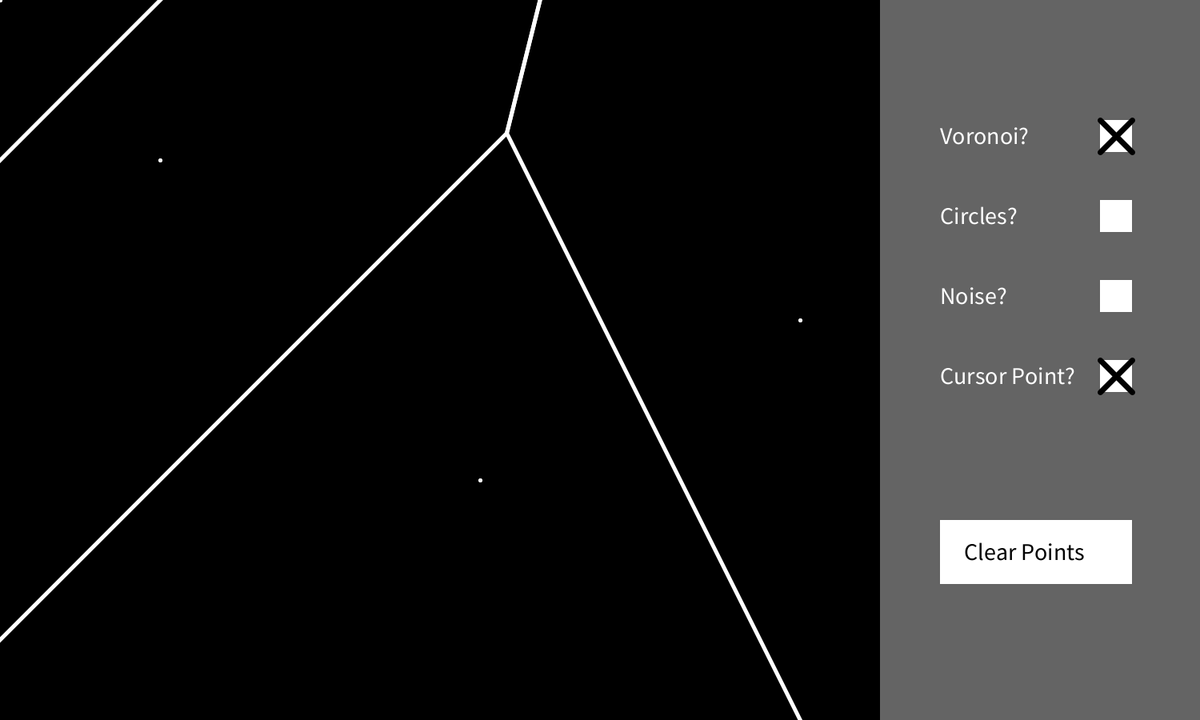
Frame 1 (no input)
Frame 60 (the mouse pressed at the canvas centre just before this capture): identical to frame 1, image omitted
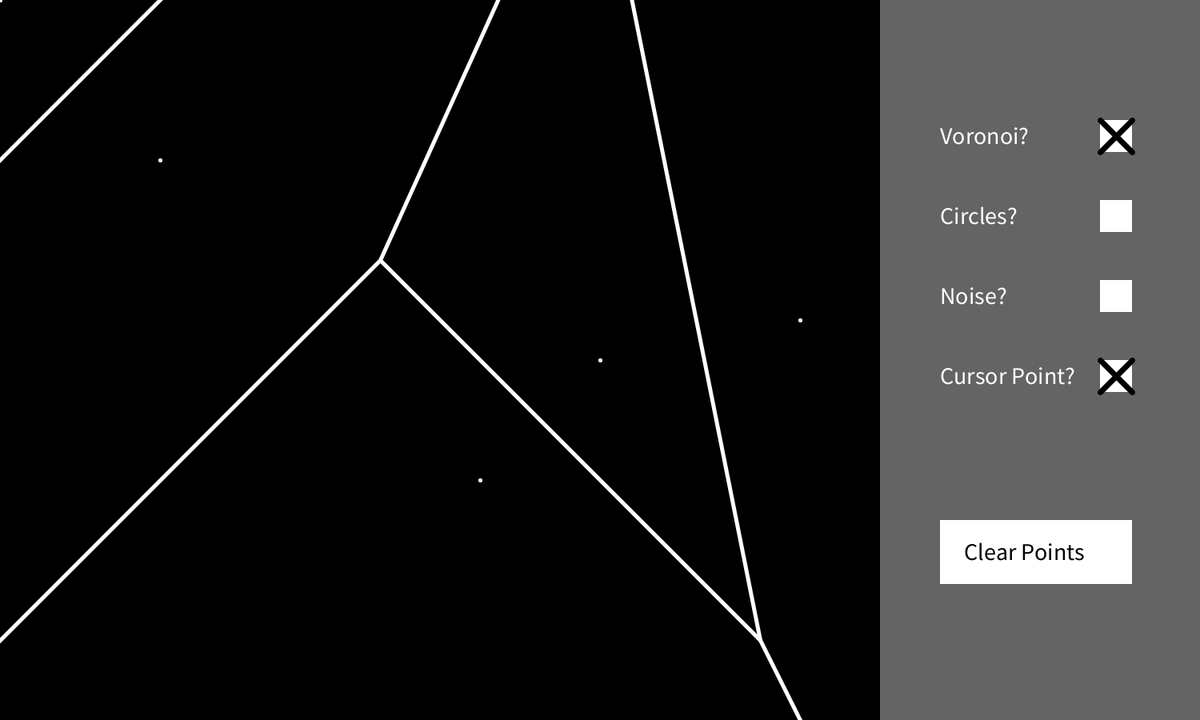
Frame 120 (the mouse held since frame 60 and released just before this capture)

The Processing sketch that drew these frames (run headless with seeded random() and noise(); from frame 60 on, the mouse is pressed at the canvas centre):

// Processing sketch: voronoi_generator
// ── voronoi_generator.pde
//Helper functions
//Checks to see if point d is in the circumcircle of the triangle abc (abc need to be ccw)
boolean InCircle(PVector a, PVector b, PVector c, PVector d) {
  if (!ccw(a, b, c)) {
    PVector temp = a;
    a = c;
    c = temp;
  }
  float ax = a.x;
  float ay = a.y;
  float bx = b.x;
  float by = b.y;
  float cx = c.x;
  float cy = c.y;
  float dx = d.x;
  float dy = d.y;
  float ax_ = ax-dx;
  float ay_ = ay-dy;
  float bx_ = bx-dx;
  float by_ = by-dy;
  float cx_ = cx-dx;
  float cy_ = cy-dy;
  return (
      (ax_*ax_ + ay_*ay_) * (bx_*cy_-cx_*by_) -
      (bx_*bx_ + by_*by_) * (ax_*cy_-cx_*ay_) +
      (cx_*cx_ + cy_*cy_) * (ax_*by_-bx_*ay_)
  ) > 0;
}

//Checks to see if abc are ccw
boolean ccw (PVector a, PVector b, PVector c) {
  float ax = a.x;
  float ay = a.y;
  float bx = b.x;
  float by = b.y;
  float cx = c.x;
  float cy = c.y;
  return (bx - ax)*(cy - ay)-(cx - ax)*(by - ay) > 0;
}

//Gets the circumcenter of triangle abc
PVector circumcenter(PVector a, PVector b, PVector c) 
{ 
  float cx = c.x; 
  float cy = c.y; 
  float ax = a.x - cx; 
  float ay = a.y - cy; 
  float bx = b.x - cx; 
  float by = b.y - cy; 
 
  float denom = 2 * det(ax, ay, bx, by); 
  float numx = det(ay, ax * ax + ay * ay, by, bx * bx + by * by); 
  float numy = det(ax, ax * ax + ay * ay, bx, bx * bx + by * by); 
 
  float ccx = cx - numx / denom; 
  float ccy = cy + numy / denom; 
 
  return new PVector(ccx, ccy); 
}

//Determinant of 2x2 matrix
float det(float m00, float m01, float m10, float m11) 
{ 
  return m00 * m11 - m01 * m10; 
}

ArrayList<PVector> points = new ArrayList<PVector>();      // User-selected points
ArrayList<Triangle> triangles = new ArrayList<Triangle>(); // Triangles
boolean circles = false;                                   // Turn circumcircles off/on
boolean voronoi = false;                                   // Switch between voronoi/delaunay
boolean fast = true;                                       // Much faster if this is turned on
boolean noise = false;                                     // Turn noise off/on
boolean addPointOnCursor = true;                           // Draw point on the cursor
boolean cursorTooCloseToPoint = false;                     // Is the cursor too close to a point?
final int TOO_CLOSE = 2;

Checkbox c1;
Checkbox c2;
Checkbox c3;
Checkbox c4;
Button b1;
int numberOfPointsAdded = 0;
//boolean mouseWentOutOfBounds = false;
//boolean mouseWentInBounds = false;

void setup() {
  size(1500, 900);
  background(0,0,0);
  points.add(new PVector(200, 200));
  points.add(new PVector(1000, 400));
  points.add(new PVector(600, 600));
  numberOfPointsAdded += 3;
  points.add(new PVector(mouseX, mouseY));
  
  c1 = new Checkbox(1375, 150, 40, 40);
  c1.pressed = true;
  voronoi = true;
  c2 = new Checkbox(1375, 250, 40, 40);
  c3 = new Checkbox(1375, 350, 40, 40);
  c4 = new Checkbox(1375, 450, 40, 40);
  c4.pressed = true;
  addPointOnCursor = true;
  b1 = new Button(1175, 650, 240, 80);
}

void draw() {
  background(0, 0, 0);
  
  noFill();
  stroke(255, 255, 255);
  strokeWeight(5);
  
  cursorTooCloseToPoint = CheckTooClose();
  if (addPointOnCursor) {
    if (points.size() > numberOfPointsAdded) {
      points.remove(points.size() - 1);
    }
    cursorTooCloseToPoint = CheckTooClose();
    if (!cursorTooCloseToPoint) {
      points.add(new PVector(mouseX, mouseY));
    }
  }
  else {
    while (points.size() > numberOfPointsAdded) {
      points.remove(points.size() - 1);
    }
  }
  
  //Draw points
  for (int i = 0; i < points.size(); i++) {
    PVector v = points.get(i);
    float nX = 0;
    float nY = 0;
    //Turn noise on
    if (noise) {
      nX = pow(noise(i), 0.5)*2;
      nY = pow(noise(2*i), 0.5)*2;
      nX *= random(0, 1) < 0.5 ? 1 : -1;
      nY *= random(0, 1) < 0.5 ? 1 : -1;
    }
    points.set(i, new PVector(v.x + nX, v.y + nY));
    point(v.x, v.y);
  }
  
  //Draw delaunay triangulation
  for (int i = 0; i < points.size(); i++) {
    for (int j = i+1; j < points.size(); j++) {
      for (int k = j+1; k < points.size(); k++) {
        boolean isTriangle = true;
        PVector ip = points.get(i);
        PVector jp = points.get(j);
        PVector kp = points.get(k);
        for (int a = 0; a < points.size(); a++) {
          if (a == i || a == j || a == k) continue;
          if (InCircle(ip, jp, kp, points.get(a))) {
             isTriangle = false;
             break;
          }
        }
        if (isTriangle) {
          PVector c = circumcenter(ip, jp, kp);
          if (!voronoi) {
            stroke(255, 255, 255);
            //stroke(255, 0, 0);
            line(ip.x, ip.y, jp.x, jp.y);
            line(ip.x, ip.y, kp.x, kp.y);
            line(kp.x, kp.y, jp.x, jp.y);
          }
          //can remove
          else {
            triangles.add(new Triangle(ip, jp, kp));
          }
          if (circles) {
            stroke(255, 0, 0);
            point(c.x, c.y);
            circle(c.x, c.y, 2 * dist(c.x, c.y, ip.x, ip.y));
          }
        }
      }
    }
  }
  stroke(255, 255, 255);
  
  //Voronoi generation from delaunay triangles
  if (voronoi) {
    for(PVector p : points) {
      //can remove
      point(p.x, p.y);
    }
    //Fast method
    if (fast) {
      for (int i = 0; i < triangles.size(); i++) {
        Triangle t1 = triangles.get(i);
        PVector c = circumcenter(t1.v1, t1.v2, t1.v3);
        
        //--First side--
        //Angle in triangle
        PVector vector_1 = new PVector(t1.v1.x - t1.v3.x, t1.v1.y - t1.v3.y);
        PVector vector_2 = new PVector(t1.v2.x - t1.v3.x, t1.v2.y - t1.v3.y);
        float angle = abs(atan2(det(vector_1.x, vector_1.y, vector_2.x, vector_2.y), vector_1.dot(vector_2)));
        //Angle in adjacent triangle
        PVector other = ThirdPoint(t1.v1, t1.v2, t1.v3);
        //If triangle is on the edge, extend line to edge
        if (other == null) {
          //Find which side of the edge the point is on
          float side;
          if (t1.v2.x < t1.v1.x) {
            side = (t1.v2.x - t1.v1.x) * (t1.v3.y - t1.v1.y) - (t1.v2.y - t1.v1.y) * (t1.v3.x - t1.v1.x);
          }
          else {
            side = (t1.v1.x - t1.v2.x) * (t1.v3.y - t1.v2.y) - (t1.v1.y - t1.v2.y) * (t1.v3.x - t1.v2.x);
          }
          //Draw extending lines
          if (side > 0) {
            float slope = (t1.v2.x - t1.v1.x)/(t1.v2.y - t1.v1.y);
            slope = -1/slope;
            line((height + 10 - c.y) * slope + c.x, height + 10, c.x, c.y);
          }
          else if (side < 0) {
            float slope = (t1.v2.x - t1.v1.x)/(t1.v2.y - t1.v1.y);
            slope = -1/slope;
            line((-10 - c.y) * slope + c.x, -10, c.x, c.y);
          }
        }
        else {
          vector_1 = new PVector(t1.v1.x - other.x, t1.v1.y - other.y);
          vector_2 = new PVector(t1.v2.x - other.x, t1.v2.y - other.y);
          float other_angle = abs(atan2(det(vector_1.x, vector_1.y, vector_2.x, vector_2.y), vector_1.dot(vector_2)));
          if (angle <= PI/2 && other_angle <= PI/2) {
            line((t1.v1.x + t1.v2.x)/2, (t1.v1.y + t1.v2.y)/2, c.x, c.y);
          }
          else {
            PVector other_c = circumcenter(t1.v1, t1.v2, other);
            line(c.x, c.y, other_c.x, other_c.y);
          }
        }
        
        //--Second side--
        vector_1 = new PVector(t1.v3.x - t1.v1.x, t1.v3.y - t1.v1.y);
        vector_2 = new PVector(t1.v2.x - t1.v1.x, t1.v2.y - t1.v1.y);
        angle = abs(atan2(det(vector_1.x, vector_1.y, vector_2.x, vector_2.y), vector_1.dot(vector_2)));
        
        other = ThirdPoint(t1.v2, t1.v3, t1.v1);
        if (other == null) {
          //Find which side of the edge the point is on
          float side;
          if (t1.v2.x < t1.v3.x) {
            side = (t1.v2.x - t1.v3.x) * (t1.v1.y - t1.v3.y) - (t1.v2.y - t1.v3.y) * (t1.v1.x - t1.v3.x);
          }
          else {
            side = (t1.v3.x - t1.v2.x) * (t1.v1.y - t1.v2.y) - (t1.v3.y - t1.v2.y) * (t1.v1.x - t1.v2.x);
          }
          //Draw extending lines
          if (side > 0) {
            float slope = (t1.v2.x - t1.v3.x)/(t1.v2.y - t1.v3.y);
            slope = -1/slope;
            line((height + 10 - c.y) * slope + c.x, height + 10, c.x, c.y);
          }
          else if (side < 0) {
            float slope = (t1.v2.x - t1.v3.x)/(t1.v2.y - t1.v3.y);
            slope = -1/slope;
            line((-10 - c.y) * slope + c.x, -10, c.x, c.y);
          }
        }
        else {
          vector_1 = new PVector(t1.v3.x - other.x, t1.v3.y - other.y);
          vector_2 = new PVector(t1.v2.x - other.x, t1.v2.y - other.y);
          float other_angle = abs(atan2(det(vector_1.x, vector_1.y, vector_2.x, vector_2.y), vector_1.dot(vector_2)));
          if (angle <= PI/2 && other_angle <= PI/2) {
            line((t1.v3.x + t1.v2.x)/2, (t1.v3.y + t1.v2.y)/2, c.x, c.y);
          }
          else {
            PVector other_c = circumcenter(t1.v3, t1.v2, other);
            line(c.x, c.y, other_c.x, other_c.y);
          }
        }
        
        //--Third side--
        vector_1 = new PVector(t1.v1.x - t1.v2.x, t1.v1.y - t1.v2.y);
        vector_2 = new PVector(t1.v3.x - t1.v2.x, t1.v3.y - t1.v2.y);
        angle = abs(atan2(det(vector_1.x, vector_1.y, vector_2.x, vector_2.y), vector_1.dot(vector_2)));
        
        other = ThirdPoint(t1.v1, t1.v3, t1.v2);
        if (other == null) {
          //Find which side of the edge the point is on
          float side;
          if (t1.v3.x < t1.v1.x) {
            side = (t1.v3.x - t1.v1.x) * (t1.v2.y - t1.v1.y) - (t1.v3.y - t1.v1.y) * (t1.v2.x - t1.v1.x);
          }
          else {
            side = (t1.v1.x - t1.v3.x) * (t1.v2.y - t1.v3.y) - (t1.v1.y - t1.v3.y) * (t1.v2.x - t1.v3.x);
          }
          //Draw extending lines
          if (side > 0) {
            float slope = (t1.v3.x - t1.v1.x)/(t1.v3.y - t1.v1.y);
            slope = -1/slope;
            line((height + 10 - c.y) * slope + c.x, height + 10, c.x, c.y);
          }
          else if (side < 0) {
            float slope = (t1.v3.x - t1.v1.x)/(t1.v3.y - t1.v1.y);
            slope = -1/slope;
            line((-10 - c.y) * slope + c.x, -10, c.x, c.y);
          }
        }
        else {
          vector_1 = new PVector(t1.v1.x - other.x, t1.v1.y - other.y);
          vector_2 = new PVector(t1.v3.x - other.x, t1.v3.y - other.y);
          float other_angle = abs(atan2(det(vector_1.x, vector_1.y, vector_2.x, vector_2.y), vector_1.dot(vector_2)));
          if (angle <= PI/2 && other_angle <= PI/2) {
            line((t1.v1.x + t1.v3.x)/2, (t1.v1.y + t1.v3.y)/2, c.x, c.y);
          }
          else {
            PVector other_c = circumcenter(t1.v1, t1.v3, other);
            line(c.x, c.y, other_c.x, other_c.y);
          }
        }
      }
    }
    //Slow method
    else {
      for (int x = 0; x < width; x++) {
      for (int y = 0; y < height; y++) {
        for (int i = 0; i < points.size(); i++) {
          PVector one = points.get(i);
          float d1 = dist(x, y, one.x, one.y);
          float minD2 = 1000000;
          float minMouse = 1000000;
          if (dist(mouseX, mouseY, one.x, one.y) < minMouse) {
            minMouse = dist(mouseX, mouseY, one.x, one.y);
          }
          for (int j = 0; j < points.size(); j++) {
            if (j == i) {
              continue;
            }
            PVector two = points.get(j);
            float d2 = dist(x, y, two.x, two.y);
            if (d2 < minD2) {
              minD2 = d2;
            }
          }
          if (abs(d1 - minD2) < min(0.5, minMouse/80)) {
            point(x, y);
          }
        }
      }
    }
    }
  }
  triangles.clear();
  
  //Interface
  noStroke();
  fill(100, 100, 100);
  rect(1100, 0, width, height);
  
  fill(255, 255, 255);
  textSize(30);
  text("Voronoi?", 1175, 180);
  fill(0, 0, 0);
  c1.update();
  c1.display();
  
  fill(255, 255, 255);
  textSize(30);
  text("Circles?", 1175, 280);
  fill(0, 0, 0);
  c2.update();
  c2.display();
  
  fill(255, 255, 255);
  textSize(30);
  text("Noise?", 1175, 380);
  fill(0, 0, 0);
  c3.update();
  c3.display();
  
  fill(255, 255, 255);
  textSize(30);
  text("Cursor Point?", 1175, 480);
  fill(0, 0, 0);
  c4.update();
  c4.display();
  
  b1.update();
  b1.display();
  fill(0, 0, 0);
  textSize(30);
  text("Clear Points", 1205, 700);
}

//Finds third point of a triangle in the delaunay triangulation, given two points and one point it will NOT return
PVector ThirdPoint(PVector a, PVector b, PVector no) {
  for (int q = 0; q < triangles.size(); q++) {
    Triangle t = triangles.get(q);
    PVector i = t.v1;
    PVector j = t.v2;
    PVector k = t.v3;
    if (a.equals(i) && b.equals(j) && !no.equals(k)) {
      return k;
    }
    else if (a.equals(j) && b.equals(i) && !no.equals(k)) {
      return k;
    }
    else if (a.equals(i) && b.equals(k) && !no.equals(j)) {
      return j;
    }
    else if (a.equals(k) && b.equals(i) && !no.equals(j)) {
      return j;
    }
    else if (a.equals(j) && b.equals(k) && !no.equals(i)) {
      return i;
    }
    else if (a.equals(j) && b.equals(k) && !no.equals(i)) {
      return i;
    }
  }
  return null;
}

//Check if the cursor is too close to a point
boolean CheckTooClose() {
  boolean tooClose = false;
  for (int i = 0; i < points.size(); i++) {
    if (dist(points.get(i).x, points.get(i).y, mouseX, mouseY) < TOO_CLOSE) {
      tooClose = true;
      break;
    }
  }
  return tooClose;
}
//Callback when the user clicks at (x, y)
void mousePressed() {
  if (mouseX < 1100 && mouseY < height) {
    if (!cursorTooCloseToPoint) {
      points.add(new PVector(mouseX, mouseY));
      numberOfPointsAdded++;
    }
  }
}

void mouseReleased() {
  c1.tryClick();
  c2.tryClick();
  c3.tryClick();
  c4.tryClick();
  
  voronoi = c1.pressed;
  circles = c2.pressed;
  noise = c3.pressed;
  addPointOnCursor = c4.pressed;
  
  b1.tryClick();
  if (b1.pressed) {
    points.clear();
    numberOfPointsAdded = 0;
  }
}

//Triangle class stores three PVectors
class Triangle {
  public PVector v1;
  public PVector v2;
  public PVector v3;
  public Triangle (PVector a, PVector b, PVector c) {
    v1 = a;
    v2 = b;
    v3 = c;
  }
}

// ── Button.pde
class Button {
  float rectX, rectY;          // Position of square button
  float rectXSize, rectYSize;  // Diameter of rect
  boolean rectOver = false;
  boolean pressed = false;
  
  Button (float xb, float yb, float xSize, float ySize) {
    rectX = xb;
    rectY = yb;
    rectXSize = xSize;
    rectYSize = ySize;
  }
  
  void update() {
    if (overEvent(rectX, rectY, rectXSize, rectYSize)) {
      rectOver = true;
    }
    else {
      rectOver = false;
    }
    /*
    if (mousePressed && rectOver) {
      //pressed = true;
    }*/
    if (!mousePressed) {
      pressed = false;
    }
  }
  
  void tryClick() {
    if (rectOver) {
      pressed = true;
    }
  }
  
  void display() {
    noStroke();
    if (rectOver) {
      fill(50, 50, 50);
    } 
    else {
      fill(255, 255, 255);
    }
    rect(rectX, rectY, rectXSize, rectYSize);
  }
  
  boolean overEvent(float x, float y, float width, float height)  {
    if (mouseX >= x && mouseX <= x+width && 
        mouseY >= y && mouseY <= y+height) {
      return true;
    } else {
      return false;
    }
  }
}

// ── Checkbox.pde
class Checkbox {
  float rectX, rectY;          // Position of square button
  float rectXSize, rectYSize;  // Diameter of rect
  boolean rectOver = false;
  boolean pressed = false;
  
  Checkbox (float xb, float yb, float xSize, float ySize) {
    rectX = xb;
    rectY = yb;
    rectXSize = xSize;
    rectYSize = ySize;
  }
  
  void update() {
    if (overEvent(rectX, rectY, rectXSize, rectYSize)) {
      rectOver = true;
    }
    else {
      rectOver = false;
    }
  }
  
  void tryClick() {
    if (rectOver) {
      pressed = !pressed;
    }
  }
  
  void display() {
    noStroke();
    if (rectOver) {
      fill(200, 200, 200);
    }
    /*
    else if (pressed) {
      //fill(0, 0, 0);
    } */
    else {
      fill(255, 255, 255);
    }
    rect(rectX, rectY, rectXSize, rectYSize);
    if (pressed) {
      strokeWeight(7);
      stroke(0);
      line(rectX, rectY, rectX + rectXSize, rectY + rectYSize);
      line(rectX + rectXSize, rectY, rectX, rectY + rectYSize);
    }
  }
  
  boolean overEvent(float x, float y, float width, float height)  {
    if (mouseX >= x && mouseX <= x+width && 
        mouseY >= y && mouseY <= y+height) {
      return true;
    } else {
      return false;
    }
  }
}
